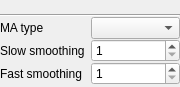
<?xml version="1.0" encoding="UTF-8"?>
<ui version="4.0">
 <class>MAUI</class>
 <widget class="QWidget" name="MAUI">
  <property name="geometry">
   <rect>
    <x>0</x>
    <y>0</y>
    <width>180</width>
    <height>87</height>
   </rect>
  </property>
  <property name="windowTitle">
   <string>Moving average</string>
  </property>
  <layout class="QFormLayout" name="formLayout">
   <property name="fieldGrowthPolicy">
    <enum>QFormLayout::AllNonFixedFieldsGrow</enum>
   </property>
   <property name="verticalSpacing">
    <number>0</number>
   </property>
   <property name="margin">
    <number>0</number>
   </property>
   <item row="0" column="0" colspan="2">
    <widget class="QLabel" name="titleLabel">
     <property name="text">
      <string/>
     </property>
     <property name="alignment">
      <set>Qt::AlignCenter</set>
     </property>
    </widget>
   </item>
   <item row="1" column="0" colspan="2">
    <widget class="Line" name="line">
     <property name="orientation">
      <enum>Qt::Horizontal</enum>
     </property>
    </widget>
   </item>
   <item row="2" column="0">
    <widget class="QLabel" name="maLabel">
     <property name="text">
      <string>MA type</string>
     </property>
    </widget>
   </item>
   <item row="2" column="1">
    <widget class="QComboBox" name="maComboBox"/>
   </item>
   <item row="3" column="0">
    <widget class="QLabel" name="ssLabel">
     <property name="text">
      <string>Slow smoothing</string>
     </property>
    </widget>
   </item>
   <item row="3" column="1">
    <widget class="QSpinBox" name="ssSpinBox">
     <property name="minimum">
      <number>1</number>
     </property>
     <property name="maximum">
      <number>500</number>
     </property>
    </widget>
   </item>
   <item row="4" column="0">
    <widget class="QLabel" name="fsLabel">
     <property name="text">
      <string>Fast smoothing</string>
     </property>
    </widget>
   </item>
   <item row="4" column="1">
    <widget class="QSpinBox" name="fsSpinBox">
     <property name="minimum">
      <number>1</number>
     </property>
     <property name="maximum">
      <number>500</number>
     </property>
    </widget>
   </item>
  </layout>
  <zorder>maLabel</zorder>
  <zorder>maComboBox</zorder>
  <zorder>ssLabel</zorder>
  <zorder>ssSpinBox</zorder>
  <zorder>fsLabel</zorder>
  <zorder>fsSpinBox</zorder>
  <zorder>titleLabel</zorder>
  <zorder>line</zorder>
 </widget>
 <resources/>
 <connections/>
 <slots>
  <slot>setValues()</slot>
 </slots>
</ui>
